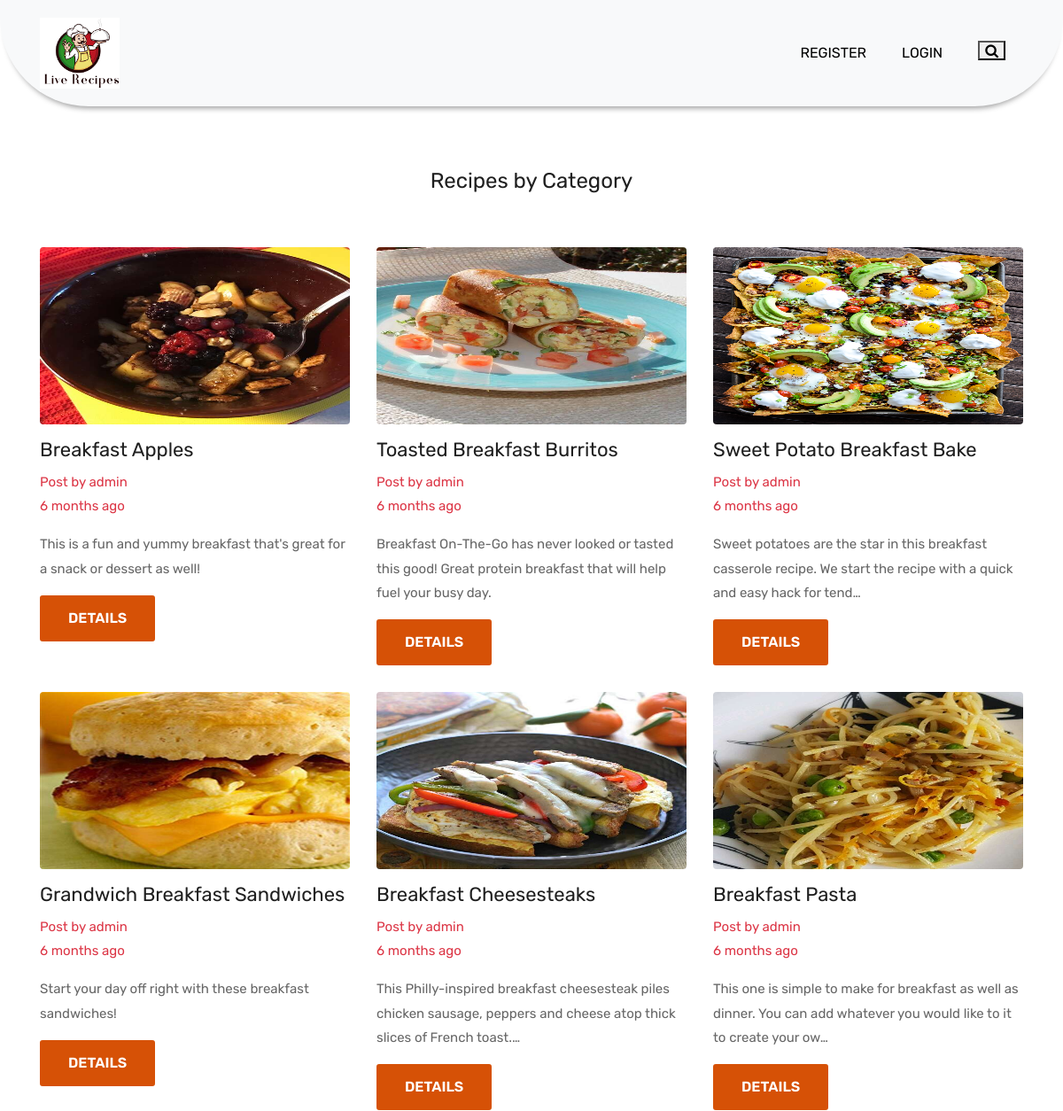
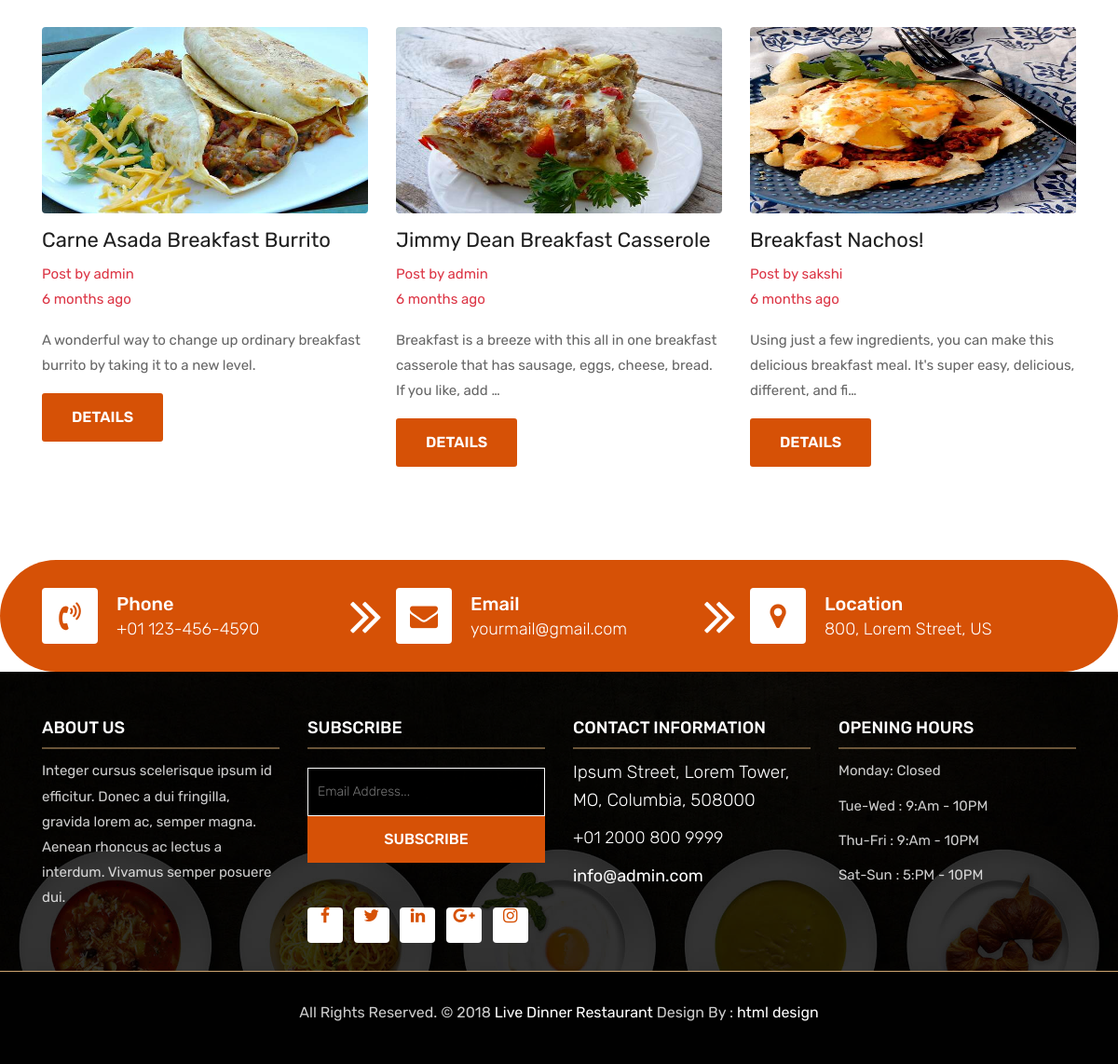
Page /recipebycat/2 on the committed database (2 pictures, top to bottom).
### myapp/models.py (models this page shows, shortened)
class Recipe(models.Model):
    rec_title=models.CharField(max_length=200)
    rec_details=models.TextField()
    rec_img1=models.ImageField(upload_to="images/",default="",null="True",blank="True")
    rec_img2=models.ImageField(upload_to="images/",default="",null="True",blank="True")
    rec_img3=models.ImageField(upload_to="images/",default="",null="True",blank="True")
    rec_img4=models.ImageField(upload_to="images/",default="",null="True",blank="True")
    rec_preptime = models.CharField(max_length=100)
    rec_cooktime = models.CharField(max_length=100)
    rec_ingredients = models.CharField(max_length=500,null="True",blank="True")
    rec_directions = models.CharField(max_length=1000,null="True",blank="True")
    rec_nutfacts = models.CharField(max_length=500,null="True",blank="True")
    rec_servings = models.IntegerField()
    rec_type = models.CharField()
    rec_type=models.CharField(choices=CHOICES1,max_length=50)
    rec_posteddate = models.DateTimeField(default=timezone.now)
    rec_catid=models.ForeignKey(Category,on_delete=models.SET_NULL,null=True)
    user_id = models.ForeignKey(User, on_delete=models.SET_NULL,null=True)

### myapp/views.py (the view)
# urls.py: path('recipebycat/<int:id>',views.recipebycat,name='recipebycat'),
def recipebycat(request,id):
    recipes=Recipe.objects.filter(rec_catid=id)
    count=recipes.count()
    if count>0:
        return render(request,'recipebycat.html',{'recipes':recipes})
    else:
        return render(request, 'recipebycat.html', {'recipes': recipes,'norecords':'No Recipes in this category '})

### myapp/templates/recipebycat.html (shortened to what this page needs)
{%load static%}
{%include 'header.html'%}
{%load humanize%}
	<div class="blog-box">
		<div class="container">
			<div class="row">
				<div class="col-lg-12">
					<div class="heading-title text-center">
						<h1>Recipes by Category</h1>
					</div>
				</div>
			</div>
			<div class="row">
				{%for i in recipes%}
				<div class="col-lg-4 col-md-6 col-12">
						<div class="blog-box-inner">
							<img src="{{i.rec_img1.url}}" class="img-fluid mb-3 rounded " style="height:200px;width:350px;"/>
							<h2>{{i.rec_title|truncatechars:31}}</h2>
							<ul class="text-danger pb-3">
								<li><span>Post by {{i.user_id}}</span></li>
								<li><span>{{i.rec_posteddate|naturaltime}} </span></li>
							</ul>
							<p>{{i.rec_details|truncatechars:120}}</p>
 							<a class="btn btn-lg btn-circle btn-outline-new-white" href="detail/{{i.id}}">Details</a>
					</div>
				</div>
				{%endfor%}
			</div>
		</div>
	</div>
	<div class="contact-imfo-box">
		<div class="container">
			<div class="row">
				<div class="col-md-4 arrow-right">
					<i class="fa fa-volume-control-phone"></i>
					<div class="overflow-hidden">
						<h4>Phone</h4>
						<p class="lead">
							+01 123-456-4590
						</p>
					</div>
				</div>
				<div class="col-md-4 arrow-right">
					<i class="fa fa-envelope"></i>
					<div class="overflow-hidden">
						<h4>Email</h4>
						<p class="lead">
							yourmail@gmail.com
						</p>
					</div>
				</div>
				<div class="col-md-4">
					<i class="fa fa-map-marker"></i>
					<div class="overflow-hidden">
						<h4>Location</h4>
						<p class="lead">
							800, Lorem Street, US
						</p>
					</div>
				</div>
			</div>
		</div>
	</div>
{%include 'footer.html'%}

### myapp/static/css/style.css (style rules this page uses)
body { color: #666666; font-size: 15px; font-family: 'Rubik', sans-serif; line-height: 1.80857; }
a { color: #1f1f1f; text-decoration: none !important; outline: none !important; -webkit-transition: all .3s ease-in-out; -moz-transition: all .3s ease-in-out; -ms-transition: all .3s ease-in-out; -o-transition: all .3s ease-in-out; transition: all .3s ease-in-out; }
h1, h2, h3, h4, h5, h6 { letter-spacing: 0; font-weight: normal; position: relative; padding: 0 0 10px 0; font-weight: normal; line-height: 120% !important; color: #1f1f1f; margin: 0 }
h1 { font-size: 24px }
h2 { font-size: 22px }
h4 { font-size: 16px }
a { color: #1f1f1f; text-decoration: none; outline: none; }
a, .btn { text-decoration: none !important; outline: none !important; -webkit-transition: all .3s ease-in-out; -moz-transition: all .3s ease-in-out; -ms-transition: all .3s ease-in-out; -o-transition: all .3s ease-in-out; transition: all .3s ease-in-out; }
.lead { font-size: 18px; line-height: 30px; color: #767676; margin: 0; padding: 0; }
ul, li, ol { list-style: none; margin: 0px; padding: 0px; }
.btn { text-transform: uppercase; padding: 19px 36px; }
.btn { display: inline-block; font-weight: 600; text-align: center; white-space: nowrap; vertical-align: middle; -webkit-user-select: none; -moz-user-select: none; -ms-user-select: none; user-select: none; border: 2px solid transparent; padding: 12px 30px; font-size: 16px; line-height: 1.5; border-radius: .1875rem; transition: color .15s ease-in-out, background-color .15s ease-in-out, border-color .15s ease-in-out, box-shadow .15s ease-in-out; }
.btn-outline-new-white { color: #fff; background-color: #d65106; background-image: none; border-color: #d65106; }
.heading-title { margin-bottom: 50px; }
.contact-imfo-box { background: #d65106; padding: 30px 0; border-radius: 100px; }
.overflow-hidden { overflow: hidden; }
.contact-imfo-box i { display: block; float: left; width: 60px; height: 60px; line-height: 60px; text-align: center; background: #fff; color: #d65106; font-size: 30px; -webkit-border-radius: 4px; -moz-border-radius: 4px; -ms-border-radius: 4px; border-radius: 4px; margin-right: 20px; }
.contact-imfo-box h4 { margin: 0px; margin-top: 5px; color: #ffffff; font-size: 20px; padding: 0px; font-weight: 500; line-height: 24px; }
.contact-imfo-box p { margin: 0px; color: #ffffff; font-weight: 300; }
.arrow-right { position: relative; }
.arrow-right::before { content: "\f101"; font-family: 'FontAwesome'; position: absolute; right: 0px; top: 0; color: #fff; font-size: 60px; line-height: 60px; }
.blog-box { padding: 70px 0px; }
.blog-box-inner { position: relative; margin-bottom: 30px; }

### rows in the picture
Recipe: rec_img1 (picture), rec_title "Breakfast Apples", user_id "admin", rec_posteddate "6 months ago", rec_details "This is a fun and yummy breakfast that's great for a snack or dessert as well!"
Recipe: rec_img1 (picture), rec_title "Toasted Breakfast Burritos", user_id "admin", rec_posteddate "6 months ago", rec_details "Breakfast On-The-Go has never looked or tasted this good! Great protein breakfast that will help fuel your busy day."
Recipe: rec_img1 (picture), rec_title "Sweet Potato Breakfast Bake", user_id "admin", rec_posteddate "6 months ago", rec_details "Sweet potatoes are the star in this breakfast casserole recipe. We start the recipe with a quick and easy hack for tend…"
Recipe: rec_img1 (picture), rec_title "Grandwich Breakfast Sandwiches", user_id "admin", rec_posteddate "6 months ago", rec_details "Start your day off right with these breakfast sandwiches!"
Recipe: rec_img1 (picture), rec_title "Breakfast Cheesesteaks", user_id "admin", rec_posteddate "6 months ago", rec_details "This Philly-inspired breakfast cheesesteak piles chicken sausage, peppers and cheese atop thick slices of French toast.…"
Recipe: rec_img1 (picture), rec_title "Breakfast Pasta", user_id "admin", rec_posteddate "6 months ago", rec_details "This one is simple to make for breakfast as well as dinner. You can add whatever you would like to it to create your ow…"
Recipe: rec_img1 (picture), rec_title "Carne Asada Breakfast Burrito", user_id "admin", rec_posteddate "6 months ago", rec_details "A wonderful way to change up ordinary breakfast burrito by taking it to a new level."
Recipe: rec_img1 (picture), rec_title "Jimmy Dean Breakfast Casserole", user_id "admin", rec_posteddate "6 months ago", rec_details "Breakfast is a breeze with this all in one breakfast casserole that has sausage, eggs, cheese, bread. If you like, add …"
Recipe: rec_img1 (picture), rec_title "Breakfast Nachos!", user_id "sakshi", rec_posteddate "6 months ago", rec_details "Using just a few ingredients, you can make this delicious breakfast meal. It's super easy, delicious, different, and fi…"
